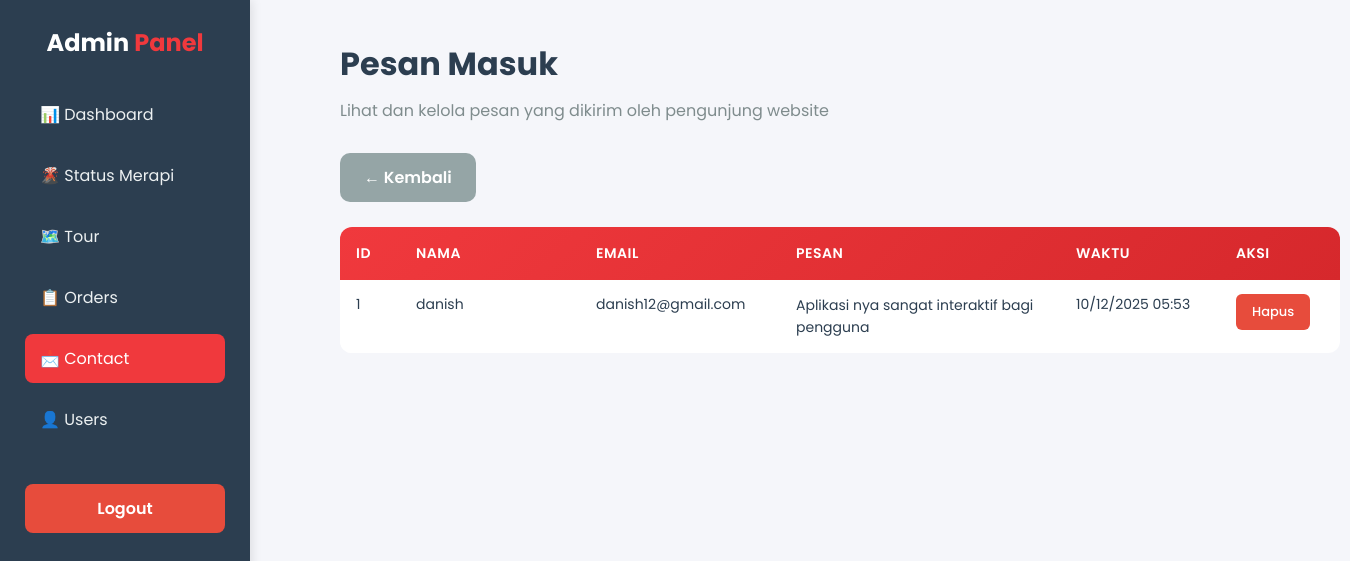
The page /journey_merapi/admin/kelola_contact.php (signed in) on the database its author committed.
### tables this page shows
CREATE TABLE `contact` (
  `ID_Contact` int(11) NOT NULL,
  `User_ID` int(11) DEFAULT NULL,
  `Name` varchar(100) NOT NULL,
  `Email` varchar(100) NOT NULL,
  `Message` text NOT NULL,
  `Created_at` timestamp NOT NULL DEFAULT current_timestamp()
);

### journey_merapi/admin/kelola_contact.php (the view, shortened to what this page needs)
<?php
require "../include/db.php";
$data = mysqli_query($conn, "SELECT * FROM contact ORDER BY Created_at DESC");
?>
<!DOCTYPE html>
<html lang="id">
<head>
</head>
<body>
<aside class="sidebar">
    <h2 class="logo">Admin <span>Panel</span></h2>
    <ul class="menu">
        <li><a href="dashboard_admin.php">📊 Dashboard</a></li>
        <li><a href="kelola_status_merapi.php">🌋 Status Merapi</a></li>
        <li><a href="kelola_tour.php">🗺️ Tour</a></li>
        <li><a href="kelola_order.php">📋 Orders</a></li>
        <li><a href="kelola_contact.php" class="active">📩 Contact</a></li>
        <li><a href="kelola_user.php">👤 Users</a></li>
    </ul>
    <a href="../auth/logout.php" class="logout-btn">Logout</a>
</aside>
<main class="content">
    <h1>Pesan Masuk</h1>
    <p class="subtitle">Lihat dan kelola pesan yang dikirim oleh pengunjung website</p>
    <div class="button-group">
        <a href="dashboard_admin.php" class="btn-back">← Kembali</a>
    </div>
    <div class="table-wrapper">
        <table>
            <thead>
                <tr>
                    <th>ID</th>
                    <th>Nama</th>
                    <th>Email</th>
                    <th>Pesan</th>
                    <th>Waktu</th>
                    <th>Aksi</th>
                </tr>
            </thead>
            <tbody>
                <?php if (mysqli_num_rows($data) === 0): ?>
                <tr>
                    <td colspan="6">
                        <div class="empty-state">
                            <h3>Belum ada pesan masuk</h3>
                            <p>Pesan dari pengunjung akan muncul di sini</p>
                        </div>
                    </td>
                </tr>
                <?php else: ?>
                    <?php while ($row = mysqli_fetch_assoc($data)): ?>
                    <tr>
                        <td><?= $row['ID_Contact'] ?></td>
                        <td><?= htmlspecialchars($row['Name']) ?></td>
                        <td><?= htmlspecialchars($row['Email']) ?></td>
                        <td>
                            <div class="message-text">
                                <?= htmlspecialchars($row['Message']) ?>
                            </div>
                        </td>
                        <td><?= date('d/m/Y H:i', strtotime($row['Created_at'])) ?></td>
                        <td>
                            <a
                               class="btn-delete"
                               onclick="return confirm('⚠️ Hapus pesan dari <?= str_replace("'", "\'", htmlspecialchars($row['Name'])) ?>?')"
                               href="?delete=<?= $row['ID_Contact'] ?>"
                            >Hapus</a>
                        </td>
                    </tr>
                    <?php endwhile; ?>
                <?php endif; ?>
            </tbody>
        </table>
    </div>
</main>
</body>
</html>

### journey_merapi/admin/kelola_contact.php (style rules this page uses)
* { margin: 0; padding: 0; box-sizing: border-box; }
body { font-family: 'Poppins', sans-serif; background: #f5f6fa; min-width: 1200px; overflow-x: auto; }
.sidebar { width: 250px; height: 100vh; background: #2c3e50; color: white; padding: 25px; position: fixed; top: 0; left: 0; overflow-y: auto; box-shadow: 2px 0 10px rgba(0,0,0,0.1); }
.sidebar .logo { font-size: 24px; font-weight: 700; margin-bottom: 30px; text-align: center; }
.sidebar .logo span { color: #f0393d; }
.sidebar .menu { list-style: none; margin-top: 20px; }
.sidebar .menu li { margin: 12px 0; }
.sidebar .menu a { text-decoration: none; color: #ecf0f1; font-size: 16px; padding: 12px 15px; display: block; border-radius: 8px; transition: all 0.3s; }
.sidebar .menu a.active { background: #f0393d; color: white; }
.logout-btn { display: block; margin-top: 40px; background: #e74c3c; padding: 12px 15px; border-radius: 8px; text-align: center; text-decoration: none; color: white; font-weight: 600; transition: 0.3s; }
.content { margin-left: 280px; padding: 40px 60px; min-width: 900px; }
h1 { font-size: 32px; font-weight: 700; color: #2c3e50; margin-bottom: 10px; }
.subtitle { color: #7f8c8d; margin-bottom: 30px; }
.button-group { display: flex; gap: 15px; margin: 25px 0; flex-wrap: wrap; }
.btn-back { display: inline-block; padding: 12px 24px; background: #95a5a6; color: #fff; border-radius: 10px; text-decoration: none; font-size: 16px; font-weight: 600; font-family: 'Poppins', sans-serif; transition: all 0.3s; border: none; cursor: pointer; white-space: nowrap; }
.table-wrapper { overflow: visible; margin-top: 20px; margin-bottom: 30px; border-radius: 12px; background: white; transition: all 0.4s cubic-bezier(0.4, 0, 0.2, 1); }
table { width: 100%; min-width: 1000px; border-collapse: collapse; background: #fff; border-radius: 12px; overflow: hidden; }
thead { background: linear-gradient(135deg, #f0393d 0%, #d6282c 100%); }
th { padding: 16px; color: white; font-weight: 600; text-align: left; font-size: 14px; text-transform: uppercase; letter-spacing: 0.5px; }
td { padding: 14px 16px; border-bottom: 1px solid #ecf0f1; font-size: 14px; color: #2c3e50; vertical-align: top; }
tbody tr { transition: background 0.2s ease; }
tr:last-child td { border-bottom: none; }
table th:nth-child(1), table td:nth-child(1) { width: 60px; }
table th:nth-child(2), table td:nth-child(2) { width: 180px; }
table th:nth-child(3), table td:nth-child(3) { width: 200px; }
table th:nth-child(4), table td:nth-child(4) { width: auto; }
table th:nth-child(5), table td:nth-child(5) { width: 160px; }
table th:nth-child(6), table td:nth-child(6) { width: 120px; }
.message-text { max-width: 400px; line-height: 1.6; word-wrap: break-word; overflow-wrap: break-word; text-align: left; font-style: normal; }
.btn-delete { padding: 8px 16px; border-radius: 6px; background: #e74c3c; color: white; text-decoration: none; font-size: 13px; font-weight: 500; transition: 0.3s; cursor: pointer; display: inline-block; white-space: nowrap; }

### rows shown on the page
contact: ID_Contact "1", Name "danish", Email "danish12@gmail.com", Message "Aplikasi nya sangat interaktif bagi pengguna", Created_at "10/12/2025 05:53"
